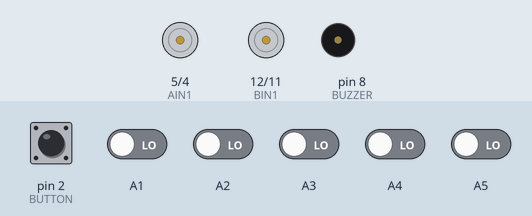
The sketch below on a simulated Arduino Uno, built with avr-gcc and run on an emulated ATmega328P. Shown: motor-driver pin pairs drawn as motors (green arrow = first pin HIGH = forward, orange = second pin HIGH = backward, longer = more drive, scaled by the enable pin), buzzer (waves = sounding). Inputs (shaded band) come from the test bench; at power-on: pin 2 (BUTTON) HIGH, A1–5 LOW.

Above: at 5.1 s.
5.2 s: pin 2 (BUTTON) pulled LOW for 0.15 s
At 5.8 s:
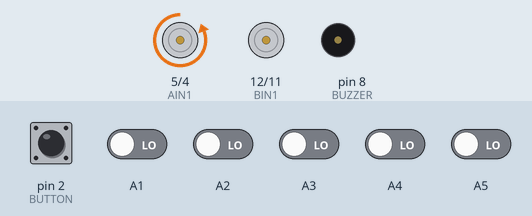
7.0 s: A1 driven HIGH
At 8.2 s:
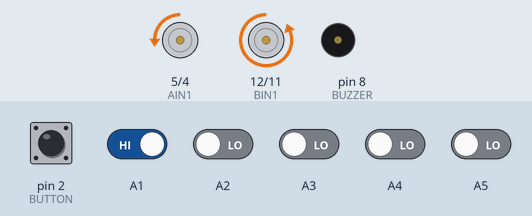
8.5 s: A2 driven HIGH
At 9.3 s:
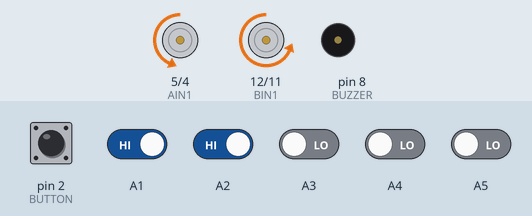
10.0 s: A2 driven LOW
At 10.5 s:
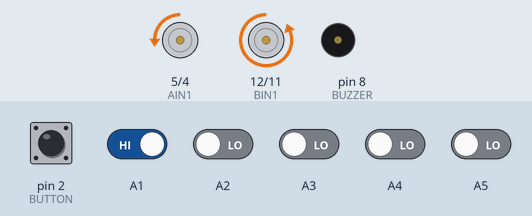
11.5 s: A1 driven LOW
At 12.7 s:
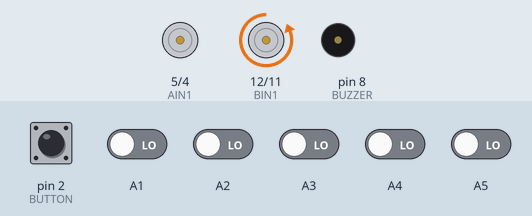
13.0 s: A3 driven HIGH
At 13.9 s:
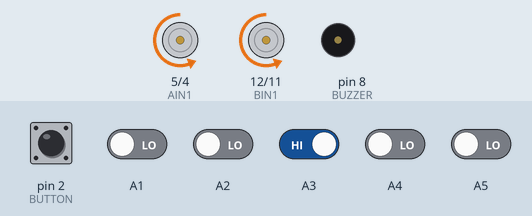
Timing chart, 0 to 15.5 s (numbered marks = the images above; inputs shaded):
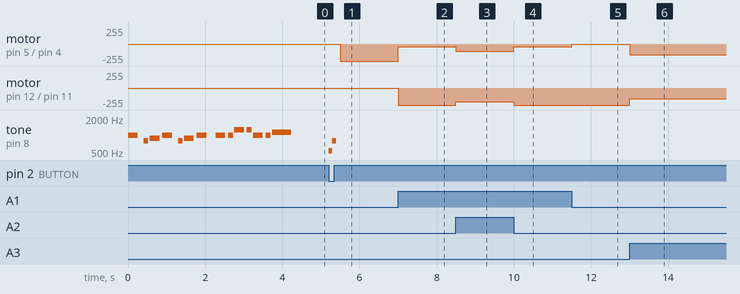

The sketch:

line_following_PD_controller.ino
```cpp
/*
 This is for Line Follower
 using PID Controller for LinerBot
 with Auto Calibrate Sensor
 Maker Line from cytron for line sensor
 by Duokino
 */

//Pin declaration for TB6612FNG

//Motor Right
#define PWMB 10 //Speed control
#define BIN1 12 //Direction
#define BIN2 11 //Direction

//Motor Left
#define PWMA 3 //Speed control
#define AIN1 5 //Direction
#define AIN2 4 //Direction

  //sensor
  int VR = A0;

  int S1 = 0;
  int S2 = 0;
  int S3 = 0;
  int S4 = 0;
  int S5 = 0;

  int sensorValue;
  int position;

int motorSpeed;
int error;

int mode = 0;

    int BaseSpeed = 160;
    float Kp = 0.08;
    float Kd = 4.8;
    float Ki = 0.000;
    int integral = 0;
    int lastError = 0;
    int MotorA_Speed = 0;
    int MotorB_Speed = 0;
    int offset = 2000;

void setup() {

  pinMode (VR, INPUT);

  pinMode (A1, INPUT);
  pinMode (A2, INPUT);
  pinMode (A3, INPUT);
  pinMode (A4, INPUT);
  pinMode (A5, INPUT);

  //Motor Driver Pin Setup
  pinMode (PWMB,OUTPUT);
  pinMode (BIN1,OUTPUT);
  pinMode (BIN2,OUTPUT);
  pinMode (PWMA,OUTPUT);
  pinMode (AIN1,OUTPUT);
  pinMode (AIN2,OUTPUT);

  Serial.begin (9600);

  melody();

  while (mode < 1) button();

  delay(100);

}

void loop() {

  //read sensor
  S1 = digitalRead(A1);
  S2 = digitalRead(A2);
  S3 = digitalRead(A3);
  S4 = digitalRead(A4);
  S5 = digitalRead(A5);

  if (S1 == 0 && S2 == 0 && S3 == 1 && S4 == 0 && S5 == 0) sensorValue = 2000;
  else if (S1 == 1 && S2 == 0 && S3 == 0 && S4 == 0 && S5 == 0) sensorValue = 3500;
  else if (S1 == 0 && S2 == 1 && S3 == 0 && S4 == 0 && S5 == 0) sensorValue = 2500;
  else if (S1 == 0 && S2 == 0 && S3 == 0 && S4 == 1 && S5 == 0) sensorValue = 1500;
  else if (S1 == 0 && S2 == 0 && S3 == 0 && S4 == 0 && S5 == 1) sensorValue = 500;

  else if (S1 == 1 && S2 == 1 && S3 == 0 && S4 == 0 && S5 == 0) sensorValue = 2600;
  else if (S1 == 0 && S2 == 1 && S3 == 1 && S4 == 0 && S5 == 0) sensorValue = 2050;
  else if (S1 == 0 && S2 == 0 && S3 == 1 && S4 == 1 && S5 == 0) sensorValue = 1950;
  else if (S1 == 0 && S2 == 0 && S3 == 0 && S4 == 1 && S5 == 1) sensorValue = 1400;

  else if (S1 == 0 && S2 == 1 && S3 == 1 && S4 == 1 && S5 == 0) sensorValue = 2000;
  else if (S1 == 1 && S2 == 1 && S3 == 1 && S4 == 0 && S5 == 0) sensorValue = 2500;
  else if (S1 == 0 && S2 == 0 && S3 == 1 && S4 == 1 && S5 == 1) sensorValue = 1500;

  if (sensorValue <= 1500){
    if (S1 == 0 && S2 == 0 && S3 == 0 && S4 == 0 && S5 == 0) sensorValue = 0;
    }

  else if (sensorValue >= 2500){
    if (S1 == 0 && S2 == 0 && S3 == 0 && S4 == 0 && S5 == 0) sensorValue = 4000;
    }

  position = sensorValue - offset;

  //variable to be adjust
  //Kp = analogRead(VR);
  //Kp = Kp/700;
  //Serial.print("Kp = ");
  //Serial.println(Kp);

  //Kd = analogRead(VR);
  //Kd = Kd/50
  //Serial.print("Kd = ");
  //Serial.println(Kd);

  //PID calculation

  error = position;

  motorSpeed = Kp * error + Kd * (error - lastError) + Ki * integral;
  lastError = error;

  //Motor output

  MotorA_Speed = BaseSpeed - motorSpeed ;
  MotorB_Speed = BaseSpeed + motorSpeed ;
  MotorA_Speed = constrain(MotorA_Speed, 0, 255);
  MotorB_Speed = constrain(MotorB_Speed, 0, 255);

  digitalWrite(AIN2, HIGH);
  digitalWrite(AIN1, LOW);
  analogWrite(PWMA, MotorA_Speed);

  digitalWrite(BIN2, HIGH);
  digitalWrite(BIN1, LOW);
  analogWrite(PWMB, MotorB_Speed);
/*
  Serial.print("error = ");
  Serial.print(error);
  Serial.print("     Left = ");
  Serial.print(MotorA_Speed);
  Serial.print("     Right = ");
  Serial.println(MotorB_Speed);
*/
}

void melody(){

  #define NOTE_B5   988
  #define NOTE_G5   784
  #define NOTE_A5   880
  #define NOTE_DS6  1245
  #define NOTE_CS6   1109

  #define BUZZER 8

  int melody[] = {NOTE_B5, 0, NOTE_G5, NOTE_A5, NOTE_B5, 0, NOTE_G5, NOTE_A5, NOTE_B5, 0, NOTE_B5, NOTE_B5, NOTE_DS6, NOTE_DS6, NOTE_B5, NOTE_B5, NOTE_CS6};
  int noteDurations[] = {4, 16, 8, 4, 4, 16, 8, 4, 4, 8, 4, 8, 4, 8, 4, 8, 2};

    for (int thisNote = 0; thisNote < 17; thisNote++){
      int noteDuration = 1000 / noteDurations[thisNote];
      tone(BUZZER, melody[thisNote], noteDuration);
      int pauseBetweenNotes = noteDuration * 1.30;
      delay(pauseBetweenNotes);
      noTone(BUZZER);
    }
}

void button() {
  #define NOTE_C5 523
  #define NOTE_G5 784

  #define BUTTON 2
  #define BUZZER 8

  boolean buttonPressed = false;

  pinMode(BUTTON, INPUT_PULLUP);

    if (digitalRead(BUTTON) == LOW &&
        buttonPressed == false) {
      buttonPressed = true;
      mode++;
      if (mode == 1) {
        tone(BUZZER, NOTE_C5, 100);
        delay(100);
        tone(BUZZER, NOTE_G5, 100);
        delay(100);
        noTone(BUZZER);
      }
      else if (mode == 2) {
        tone(BUZZER, NOTE_G5, 100);
        delay(100);
        tone(BUZZER, NOTE_C5, 100);
        delay(100);
        noTone(BUZZER);
      }
    }

  if (buttonPressed == true) {
  buttonPressed = false;
  }
}

//*************best value*************\\
//  Kp=0.08 Kd=4.6 Speed=138 Time=4.54s
//  Kp=0.08 Kd=4.8 Speed=145 Time=4.44s
//  Kp=0.08 Kd=4.8 Speed=160 Time=5.24s LinerBot Purple
//  Kp=0.08 Kd=4.8 Speed=160 Time=4.48  Slick
//  Kp=0.06 Kd=4.8 Speed=150 Time=4.56  Slick
//  Kp=0.06 Kd=4.8 Speed=160 Time=4.52  Slick
//  Kp=0.08 Kd=4.8 Speed=180 Time=3.55  Slick
//  Kp=0.09 Kd=4.8 Speed=210 Time=3.49  Slick
//  Kp=0.08 Kd=4.8 Speed=200 Time=3.22  Slick
```

Measured:
- after the input at 5.2 s, motor on pin 5 (AIN1) / pin 4 (AIN2): stopped → backward 255/255 after 0.30 s; tone on pin 8 (BUZZER): silent → 523 Hz at once, → 784 Hz 0.10 s later, → silent 0.10 s later
- after the input at 7.0 s, motor on pin 5 (AIN1) / pin 4 (AIN2): backward 255/255 → backward 40/255 at once; motor on pin 12 (BIN1) / pin 11 (BIN2): stopped → backward 255/255 at once
- after the input at 8.5 s, motor on pin 5 (AIN1) / pin 4 (AIN2): backward 40/255 → backward 112/255 at once; motor on pin 12 (BIN1) / pin 11 (BIN2): backward 255/255 → backward 208/255 at once
- after the input at 10.0 s, motor on pin 5 (AIN1) / pin 4 (AIN2): backward 112/255 → backward 40/255 at once; motor on pin 12 (BIN1) / pin 11 (BIN2): backward 208/255 → backward 255/255 at once
- after the input at 11.5 s, motor on pin 5 (AIN1) / pin 4 (AIN2): backward 40/255 → stopped at once
- after the input at 13.0 s, motor on pin 5 (AIN1) / pin 4 (AIN2): stopped → backward 160/255 at once; motor on pin 12 (BIN1) / pin 11 (BIN2): backward 255/255 → backward 160/255 at once
